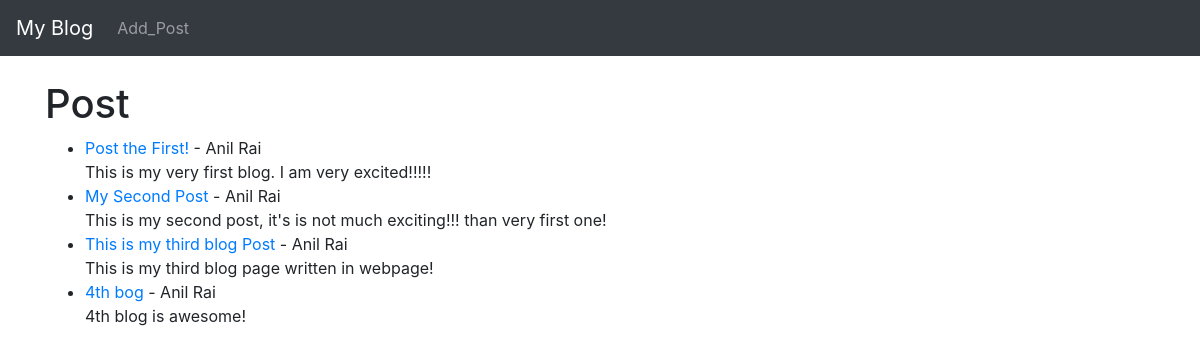
Before: / with the older database file.
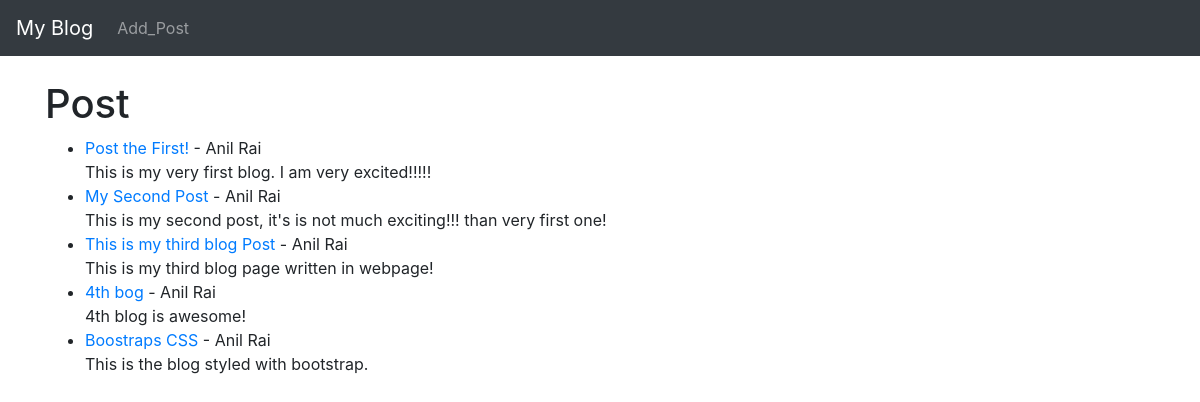
After: the same page with the newer database file.
### theblog/models.py (models this page shows, shortened)
class Post(models.Model):
    title = models.CharField(max_length=255)
    title_tag = models.CharField(max_length=255)
    author = models.ForeignKey(User,on_delete=models.CASCADE)
    body = models.TextField()

### theblog/views.py (the view)
# urls.py: path('', HomeView.as_view(),name='home'),
class HomeView(ListView):
    model = Post
    template_name = 'home.html'

### theblog/templates/home.html
{% extends 'base.html' %}
{% block content %}
<h1> Post </h1>
<ul>
{% for post in object_list %}
    <li><a href="{% url 'article-detail' post.pk %}">
        {{ post.title }}</a> - {{post.author.first_name}}
        {{post.author.last_name}} <br/>
    {{post.body}}</li>
{% endfor %}
</ul>
{% endblock %}

Changed rows visible on the page:
added Post: title "Boostraps CSS", author.first_name "Anil", author.last_name "Rai", body "This is the blog styled with bootstrap."
